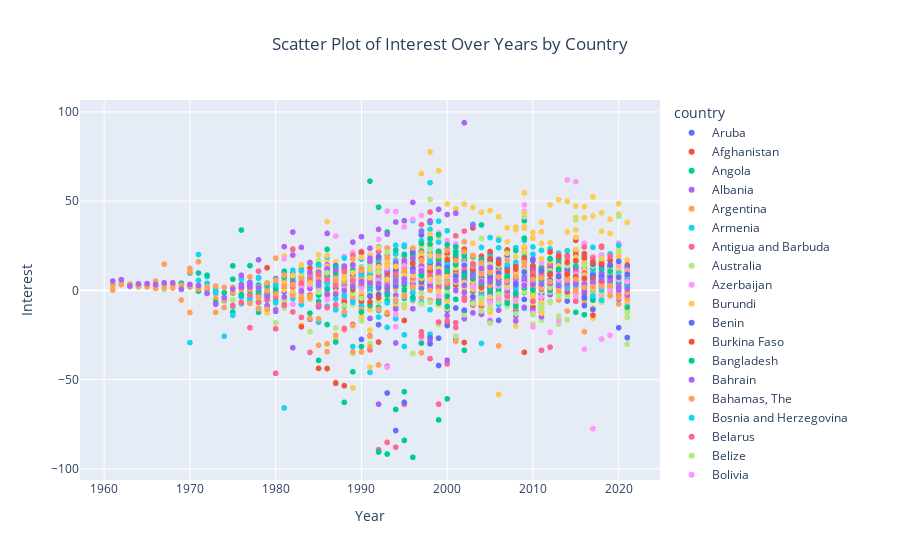

The code cell stored with this chart in its notebook:
### Code cell
# Interactive scatter plot with hover
fig = px.scatter(df, x='year', y='interest', color='country', size_max=10, title='Scatter Plot of Interest Over Years by Country')
fig.update_layout(title_x=0.5, xaxis_title='Year', yaxis_title='Interest')

# Save the plot as an HTML file with the name 'scatter_plot.html'
fig.write_html('scatter_plot.html')

# Show the interactive plot
fig.show()
